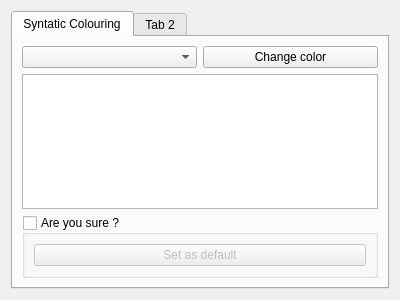
<?xml version="1.0" encoding="UTF-8"?>
<ui version="4.0">
 <class>SettingsWindow</class>
 <widget class="QWidget" name="SettingsWindow">
  <property name="geometry">
   <rect>
    <x>0</x>
    <y>0</y>
    <width>400</width>
    <height>300</height>
   </rect>
  </property>
  <property name="windowTitle">
   <string>Form</string>
  </property>
  <layout class="QHBoxLayout" name="horizontalLayout">
   <item>
    <widget class="QTabWidget" name="tabWidget">
     <widget class="QWidget" name="syntacticColouringTab">
      <attribute name="title">
       <string>Syntatic Colouring</string>
      </attribute>
      <layout class="QVBoxLayout" name="verticalLayout">
       <item>
        <layout class="QHBoxLayout" name="horizontalLayout_2">
         <item>
          <widget class="QComboBox" name="textPartComboBox"/>
         </item>
         <item>
          <widget class="QPushButton" name="changeColorPushButton">
           <property name="text">
            <string>Change color</string>
           </property>
          </widget>
         </item>
        </layout>
       </item>
       <item>
        <widget class="QTextEdit" name="exampleCodeEditor">
         <property name="readOnly">
          <bool>true</bool>
         </property>
        </widget>
       </item>
       <item>
        <widget class="QGroupBox" name="setAsDefaultGroupBox">
         <property name="title">
          <string>Are you sure ?</string>
         </property>
         <property name="flat">
          <bool>true</bool>
         </property>
         <property name="checkable">
          <bool>true</bool>
         </property>
         <property name="checked">
          <bool>false</bool>
         </property>
         <layout class="QGridLayout" name="gridLayout">
          <item row="0" column="0">
           <widget class="QPushButton" name="setAsDefaultPushButton">
            <property name="text">
             <string>Set as default</string>
            </property>
           </widget>
          </item>
         </layout>
        </widget>
       </item>
      </layout>
     </widget>
     <widget class="QWidget" name="tab_2">
      <attribute name="title">
       <string>Tab 2</string>
      </attribute>
     </widget>
    </widget>
   </item>
  </layout>
 </widget>
 <resources/>
 <connections/>
</ui>
